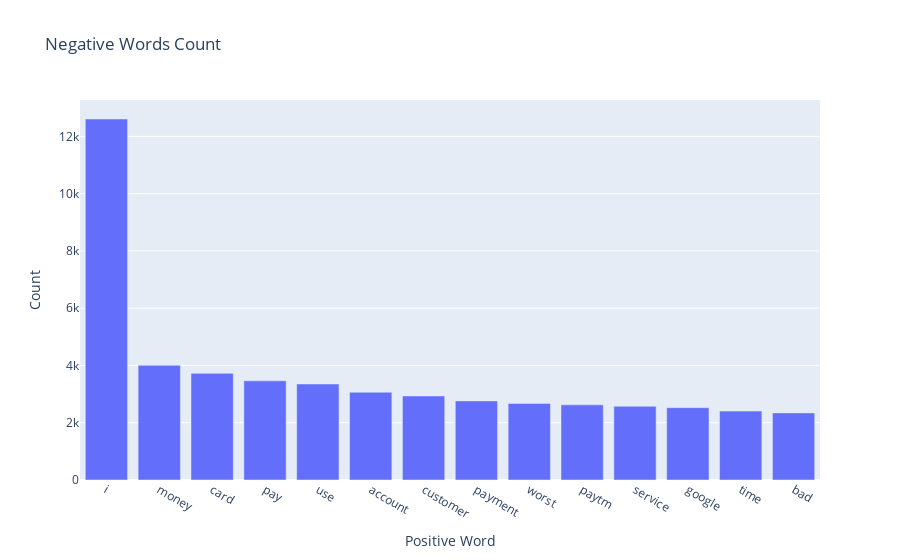

Notebook code for this chart:
### Code cell
dx.bar(x=N, y=CNT1,labels={
    "x":"Positive Word",
    "y":"Count"},
    title="Negative Words Count")

### Figure 1 — Plotly figure (JSON) as saved in the notebook; plotly's stock layout.template omitted (floating-point values rounded to 4 significant figures)
{"data": [{"alignmentgroup": "True", "hovertemplate": "Positive Word=%{x}<br>Count=%{y}<extra></extra>", "legendgroup": "", "marker": {"color": "#636efa", "pattern": {"shape": ""}}, "name": "", "offsetgroup": "", "orientation": "v", "showlegend": false, "textposition": "auto", "type": "bar", "x": ["i", "money", "card", "pay", "use", "account", "customer", "payment", "worst", "paytm", "service", "google", "time", "bad"], "xaxis": "x", "y": [12607, 4006, 3725, 3464, 3353, 3065, 2935, 2763, 2673, 2625, 2574, 2525, 2408, 2344], "yaxis": "y"}], "layout": {"barmode": "relative", "legend": {"tracegroupgap": 0}, "title": {"text": "Negative Words Count"}, "xaxis": {"anchor": "y", "domain": [0, 1], "title": {"text": "Positive Word"}}, "yaxis": {"anchor": "x", "domain": [0, 1], "title": {"text": "Count"}}}}
